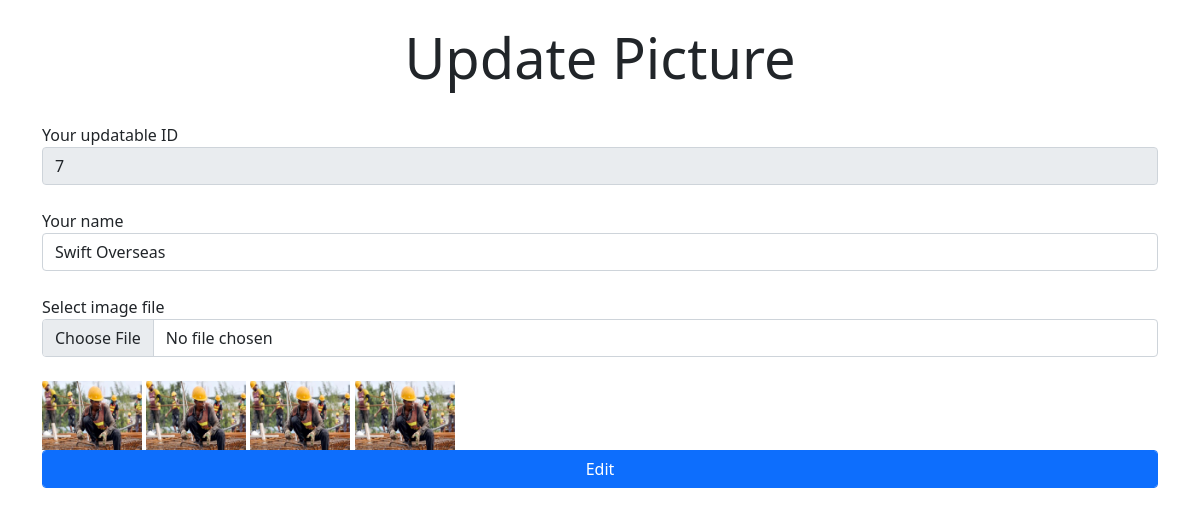
The page /ot/updateimg.php on the database its author committed.
### tables this page shows
CREATE TABLE `tb_clientlist` (
  `id` int(11) NOT NULL,
  `fastname` varchar(255) DEFAULT NULL,
  `lastname` varchar(255) DEFAULT NULL,
  `phone` int(11) DEFAULT NULL,
  `dob` date DEFAULT NULL,
  `genderid` int(11) DEFAULT NULL,
  `address` varchar(255) DEFAULT NULL,
  `email` varchar(255) DEFAULT NULL,
  `passportNumber` varchar(255) DEFAULT NULL,
  `countryCode` varchar(255) DEFAULT NULL,
  `PassportAuthority` varchar(255) DEFAULT NULL,
  `nid` varchar(255) DEFAULT NULL,
  `pleaseOfBirth` varchar(255) DEFAULT NULL,
  `passIssueDateStart` date DEFAULT NULL,
  `passIssueDateEnd` date DEFAULT NULL,
  `fatherName` varchar(255) DEFAULT NULL,
  `motherName` varchar(255) DEFAULT NULL,
  `spouseName` varchar(255) DEFAULT NULL,
  `s_dob` date DEFAULT NULL,
  `s_address` varchar(255) DEFAULT NULL,
  `emgName` varchar(255) DEFAULT NULL,
  `emgRelation` varchar(255) DEFAULT NULL,
  `emdAddress` varchar(255) DEFAULT NULL,
  `referid` int(11) DEFAULT NULL,
  `ContAmount` varchar(255) DEFAULT NULL,
  `advance` varchar(255) DEFAULT NULL,
  `payMathod` int(11) DEFAULT NULL,
  `pmbName` varchar(255) DEFAULT NULL,
  `pmbAccountNum` varchar(255) DEFAULT NULL,
  `destination` varchar(255) DEFAULT NULL,
  `visaDurationTime` varchar(255) DEFAULT NULL,
  `pImg` varchar(255) DEFAULT NULL,
  `PassImg` varchar(255) DEFAULT NULL,
  `nidImg` varchar(255) DEFAULT NULL,
  `SnidImg` varchar(255) DEFAULT NULL,
  `condi` int(11) DEFAULT NULL,
  `remark` varchar(255) DEFAULT NULL,
  `emgPhone` int(11) DEFAULT NULL
);

### ot/updateimg.php (the view, shortened to what this page needs)
<!DOCTYPE html>
<html lang="en">
<head>
    <link href="https://cdn.jsdelivr.net/npm/bootstrap@5.0.2/dist/css/bootstrap.min.css" rel="stylesheet">
</head>
<body>
        <div class="container">
            <div class="row text-center">
                <h1 class="display-4  py-4">Update Picture</h1>
            </div>
        </div>
    <div class="container">
    <?php
        include "../controller/dbconfig.php" ;
        $query = "SELECT * FROM `tb_clientlist` WHERE id = 7";
        $query_result = mysqli_query($conn, $query);
        if(mysqli_num_rows($query_result) > 0)
        {
            foreach($query_result as $row)
            {
                ?>
            <form action="#" method="post" enctype="multipart/form-data">
                <div class="form-group">
                    <label for="id" >Your updatable ID</label>
                    <input type="text" value="<?php echo $row['id']; ?>" name="id" id="id" class="form-control" placeholder="Please select the item" disabled ><br>
                    <label for="name" >Your name</label>
                    <input type="text" value="<?php echo $row['fastname']; ?>" name="fileName" id="name" class="form-control" placeholder="type you name" ><br>
                    <label for="image" >Select image file</label>
                    <input type="file" name="my_image" id="image" class="form-control" ><br>
                    <img src="<?php echo "../img/upload/".$row['pImg']; ?>" width="100px" alt="not found!">
                    <img src="<?php echo "../img/upload/".$row['PassImg']; ?>" width="100px" alt="not found!">
                    <img src="<?php echo "../img/upload/".$row['nidImg']; ?>" width="100px" alt="not found!">
                    <img src="<?php echo "../img/upload/".$row['SnidImg']; ?>" width="100px" alt="not found!">
                    <input type="submit" name="btnInsert" id="btnEdit" class="btn btn-primary form-control" value="Edit">
                    <br><br>
                </div>
            </form>
                <?php
            }
        }
        else
        {
            echo "No record found";
        }
        ?>
    </div>
</body>
</html>

### rows shown on the page
tb_clientlist: id "7", fileName "Swift Overseas", pImg (picture), PassImg (picture), nidImg (picture), SnidImg (picture)
